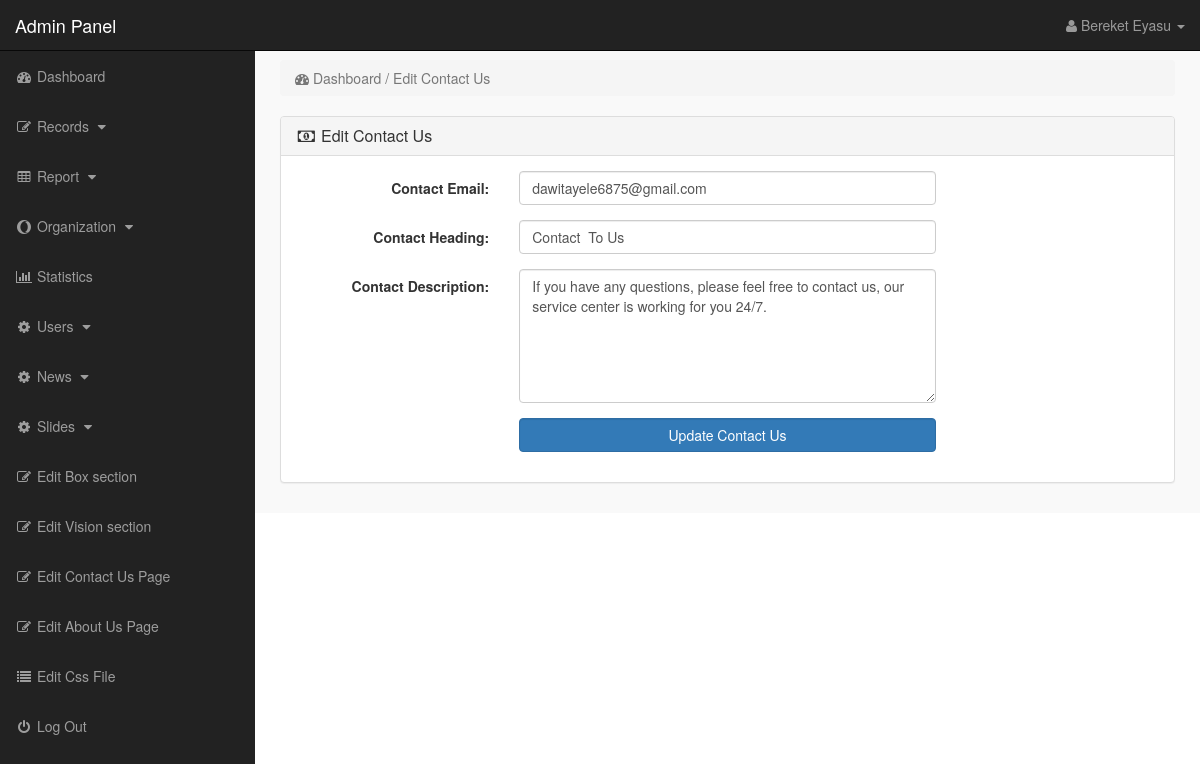
Screenshot of /admin_area/index.php?edit_contact_us (signed in) with the database file from the repository.
### tables this page shows
CREATE TABLE `contact_us` (
  `contact_id` int(10) NOT NULL,
  `contact_email` text NOT NULL,
  `contact_heading` text NOT NULL,
  `contact_desc` text NOT NULL
);

### admin_area/edit_contact_us.php (the view, shortened to what this page needs)
<?php
if(!isset($_SESSION['admin_email'])){
echo "<script>window.open('login.php','_self')</script>";
}
else {
?>
<?php
$get_conatct_us = "select * from contact_us";
$run_contact_us = mysqli_query($con,$get_conatct_us);
$row_contact_us = mysqli_fetch_array($run_contact_us);
$contact_email = $row_contact_us['contact_email'];
$contact_heading = $row_contact_us['contact_heading'];
$contact_desc = $row_contact_us['contact_desc'];
?>
<div class="row" >
<div class="col-lg-12" >
<ol class="breadcrumb">
<li class="active">
<i class="fa fa-dashboard" ></i> Dashboard / Edit Contact Us
</li>
</ol>
</div>
</div>
<div class="row">
<div class="col-lg-12">
<div class="panel panel-default">
<div class="panel-heading">
<h3 class="panel-title">
<i class="fa fa-money fa-fw"></i> Edit Contact Us
</h3>
</div>
<div class="panel-body">
<form class="form-horizontal" action="" method="post">
<div class="form-group">
<label class="col-md-3 control-label"> Contact Email: </label>
<div class="col-md-6">
<input type="text" name="contact_email" class="form-control" value="<?php echo $contact_email; ?>">
</div>
</div>
<div class="form-group">
<label class="col-md-3 control-label"> Contact Heading: </label>
<div class="col-md-6">
<input type="text" name="contact_heading" class="form-control" value="<?php echo $contact_heading; ?>">
</div>
</div>
<div class="form-group">
<label class="col-md-3 control-label"> Contact Description: </label>
<div class="col-md-6">
<textarea name="contact_desc" class="form-control" rows="6" cols="19">
<?php echo $contact_desc; ?>
</textarea>
</div>
</div>
<div class="form-group">
<label class="col-md-3 control-label"> </label>
<div class="col-md-6">
<input type="submit" name="submit" class="btn btn-primary form-control" value=" Update Contact Us ">
</div>
</div>
</form>
</div>
</div>
</div>
</div>
<?php } ?>

### admin_area/includes/sidebar.php (shortened to what this page needs)
<?php
if(!isset($_SESSION['admin_email'])){
echo "<script>window.open('login.php','_self')</script>";
}
else {
?>
<nav class="navbar navbar-inverse navbar-fixed-top" >
<div class="navbar-header" >
<a class="navbar-brand" href="index.php?dashboard" >Admin Panel</a>
</div>
<ul class="nav navbar-right top-nav" >
<li class="dropdown" >
<a href="#" class="dropdown-toggle" data-toggle="dropdown" >
<i class="fa fa-user" ></i>
<?php echo $admin_name; ?> <b class="caret" ></b>
</a>
</li>
</ul>
<div class="collapse navbar-collapse navbar-ex1-collapse">
<ul class="nav navbar-nav side-nav">
<li>
<a href="index.php?dashboard">
<i class="fa fa-fw fa-dashboard"></i> Dashboard
</a>
</li>
<li>
                    <a href="#" data-toggle="collapse" data-target="#records">
                        <i class="fa fa-fw fa-edit"></i> Records
                        <i class="fa fa-fw fa-caret-down"></i>
                    </a>
                </li>
                <li class="<?php if(isset($_GET['user_report'])||isset($_GET['reg_report'])){ echo "active"; } ?>">
                    <a href="#" data-toggle="collapse" data-target="#reports">
                        <i class="fa fa-fw fa-table"></i> Report
                        <i class="fa fa-fw fa-caret-down"></i>
                    </a>
                </li>
                <li class="<?php if(isset($_GET['user_report'])||isset($_GET['reg_report'])){ echo "active"; } ?>">
                    <a href="#" data-toggle="collapse" data-target="#org">
                        <i class="fa fa-fw fa-opera"></i> Organization
                        <i class="fa fa-fw fa-caret-down"></i>
                    </a>
                </li>
                <li>
                <li class="<?php if(isset($_GET['stat'])){ echo "active"; } ?>">
                    <a href="index.php?stat"><i class="fa fa-fw fa-bar-chart"></i> Statistics </a>
                </li>
                <li>
                    <a href="#" data-toggle="collapse" data-target="#users">
                        <i class="fa fa-fw fa-gear"></i> Users
                        <i class="fa fa-fw fa-caret-down"></i>
                    </a>
                </li>
                <li>
<a href="#" data-toggle="collapse" data-target="#news">
<i class="fa fa-fw fa-gear"></i> News
<i class="fa fa-fw fa-caret-down"></i>
</a>
</li>
                <li>
<a href="#" data-toggle="collapse" data-target="#slides">
<i class="fa fa-fw fa-gear"></i> Slides
<i class="fa fa-fw fa-caret-down"></i>
</a>
</li>
<li>
<a href="index.php?edit_box">
<i class="fa fa-fw fa-edit"></i> Edit Box  section
</a>
</li>
<li>
<a href="index.php?edit_vision_section">
<i class="fa fa-fw fa-edit"></i> Edit Vision  section
</a>
</li>
<li>
<a href="index.php?edit_contact_us">
<i class="fa fa-fw fa-edit"></i> Edit Contact Us Page
</a>
</li>
<li>
<a href="index.php?edit_about_us">
<i class="fa fa-fw fa-edit"></i> Edit About Us Page
</a>
</li>
<li>
<a href="index.php?edit_css">
<i class="fa fa-fw fa-list"></i> Edit Css File
</a>
</li>
<li>
<a href="logout.php">
<i class="fa fa-fw fa-power-off"></i> Log Out
</a>
</li>
</ul>
</div>
</nav>
<?php } ?>

### admin_area/css/style.css (style rules this page uses)
body { margin-top:100px; }
@media (min-width: 768px) { body { margin-top:50px; } }
.top-nav { padding:0 15px; }
.top-nav>li { display:inline-block; float:left; }
.top-nav>li>a { padding-top:15px; padding-bottom:15px; line-height:20px; color:#999; }
@media (min-width: 768px) { .side-nav { position:fixed; top:51px; width:255px; border-radius:0; overflow-y:auto; background-color: #222; bottom:0; overflow-x:hidden; padding-bottom:40px; } }
@media (min-width: 768px) { .side-nav>li>a { width:255px; } }
.panel-body { border-radius:5px; }

### rows the page displays
contact_us: contact_email "dawitayele6875@gmail.com", contact_heading "Contact To Us", contact_desc "If you have any questions, please feel free to contact us, our service center is working for you 24/7."

### other values shown
$admin_name "Bereket Eyasu"
